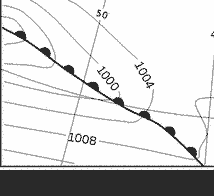
#> input picture Codebase/Utils/Warm/slice0_04_01.png, 214 x 196 px; its folder holds only this picture in this run
$ python rotate.py
#> lines starting #> are read from the running program, lines starting #| are printed output that depends on the picture
import os

from PIL import Image

# Giving The Original image Directory
# Specified

directory = 'Warm'
i = 0
for filename in os.listdir(directory):
    f = os.path.join(directory, filename)
    if os.path.isfile(f):
        try:
            Original_Image = Image.open(f)
#> Original_Image is the input picture: PIL image 214x196 P; min 41, max 254, mean 212.5
            # Rotate Image By 180 Degree
            rotated_image1 = Original_Image.rotate(180)
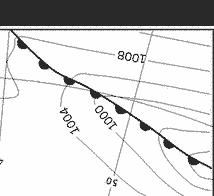
#> rotated_image1: PIL image 214x196 P; min 41, max 254, mean 212.5

            # This is Alternative Syntax To Rotate
            # The Image
            rotated_image2 = Original_Image.transpose(Image.ROTATE_90)
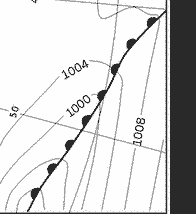
#> rotated_image2: PIL image 196x214 P; min 41, max 254, mean 212.5

            # This Will Rotate Image By 60 Degree
            rotated_image3 = Original_Image.rotate(60)
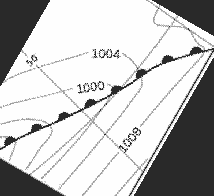
#> rotated_image3: PIL image 214x196 P; min 41, max 254, mean 191.2

            rotated_image1.save("rotated/" + directory + "/" + str(i) + ".png", 'PNG')
            i += 1
            rotated_image2.save("rotated/" + directory + "/" + str(i) + ".png", 'PNG')
            i += 1
            rotated_image3.save("rotated/" + directory + "/" + str(i) + ".png", 'PNG')
            # rotated_image2.show()
            # rotated_image3.show()
            i += 1
        except:
            print("error")

$ run again, on Codebase/Utils/Warm/slice12_03_01.png
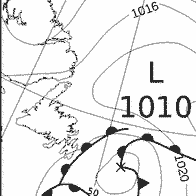
#> input picture Codebase/Utils/Warm/slice12_03_01.png, 196 x 196 px
#> Original_Image is the input picture: PIL image 196x196 P; min 41, max 254, mean 233.3
#> `rotated_image2 = Original_Image.transpose(Image.ROTATE_90)`:
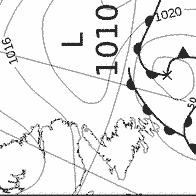
#> rotated_image2: PIL image 196x196 P; min 41, max 254, mean 233.3
#> `rotated_image3 = Original_Image.rotate(60)`:
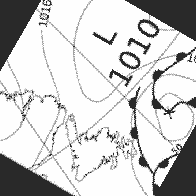
#> rotated_image3: PIL image 196x196 P; min 41, max 254, mean 203.3

$ run again, on Codebase/Utils/Warm/slice13_04_01.png
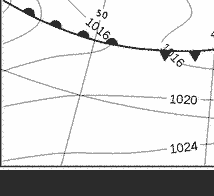
#> input picture Codebase/Utils/Warm/slice13_04_01.png, 214 x 196 px
#> Original_Image is the input picture: PIL image 214x196 P; min 43, max 254, mean 213.9
#> `rotated_image2 = Original_Image.transpose(Image.ROTATE_90)`:
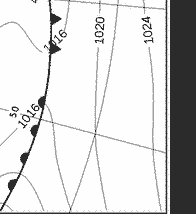
#> rotated_image2: PIL image 196x214 P; min 43, max 254, mean 213.9
#> `rotated_image3 = Original_Image.rotate(60)`:
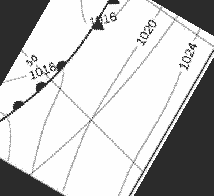
#> rotated_image3: PIL image 214x196 P; min 43, max 254, mean 193.6

$ run again, on Codebase/Utils/Warm/slice15_02_03.png
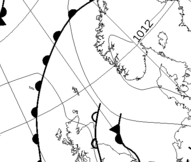
#> input picture Codebase/Utils/Warm/slice15_02_03.png, 191 x 162 px
#> Original_Image is the input picture: PIL image 191x162 L; min 0, max 255, mean 236.9
#> `rotated_image2 = Original_Image.transpose(Image.ROTATE_90)`:
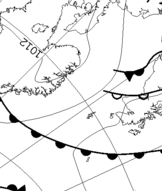
#> rotated_image2: PIL image 162x191 L; min 0, max 255, mean 236.9
#> `rotated_image3 = Original_Image.rotate(60)`:
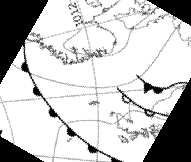
#> rotated_image3: PIL image 191x162 L; min 0, max 255, mean 195.9

$ run again, on Codebase/Utils/Warm/slice11_02_04.png
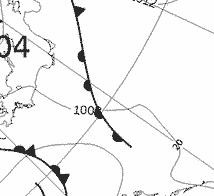
#> input picture Codebase/Utils/Warm/slice11_02_04.png, 214 x 196 px
#> Original_Image is the input picture: PIL image 214x196 P; min 41, max 254, mean 241.6
#> `rotated_image2 = Original_Image.transpose(Image.ROTATE_90)`:
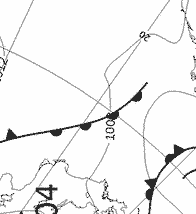
#> rotated_image2: PIL image 196x214 P; min 41, max 254, mean 241.6
#> `rotated_image3 = Original_Image.rotate(60)`:
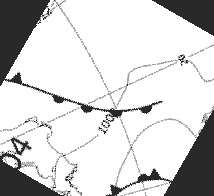
#> rotated_image3: PIL image 214x196 P; min 41, max 254, mean 209.7
